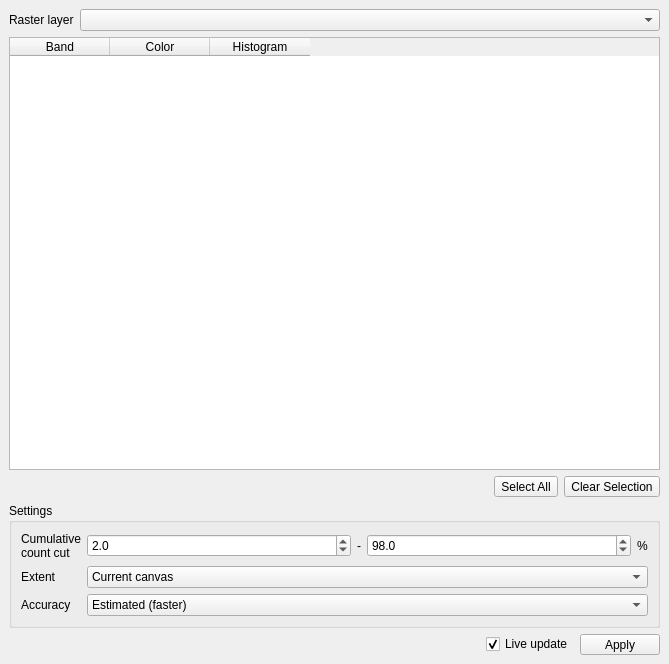
<?xml version="1.0" encoding="UTF-8"?>
<ui version="4.0">
 <class>MainWindow</class>
 <widget class="QMainWindow" name="MainWindow">
  <property name="geometry">
   <rect>
    <x>0</x>
    <y>0</y>
    <width>669</width>
    <height>664</height>
   </rect>
  </property>
  <property name="windowTitle">
   <string>Enhanced Multiband Color Rendering</string>
  </property>
  <widget class="QWidget" name="centralwidget">
   <layout class="QVBoxLayout" name="verticalLayout" stretch="0,0,0,1,0">
    <item>
     <layout class="QFormLayout" name="formLayout_2">
      <item row="0" column="0">
       <widget class="QLabel" name="label_4">
        <property name="sizePolicy">
         <sizepolicy hsizetype="Fixed" vsizetype="Preferred">
          <horstretch>0</horstretch>
          <verstretch>0</verstretch>
         </sizepolicy>
        </property>
        <property name="text">
         <string>Raster layer</string>
        </property>
       </widget>
      </item>
      <item row="0" column="1">
       <widget class="QgsMapLayerComboBox" name="mLayer">
        <property name="currentIndex">
         <number>-1</number>
        </property>
        <property name="allowEmptyLayer">
         <bool>true</bool>
        </property>
       </widget>
      </item>
     </layout>
    </item>
    <item>
     <widget class="QTableWidget" name="mTable">
      <property name="selectionMode">
       <enum>QAbstractItemView::SingleSelection</enum>
      </property>
      <property name="selectionBehavior">
       <enum>QAbstractItemView::SelectRows</enum>
      </property>
      <attribute name="horizontalHeaderStretchLastSection">
       <bool>false</bool>
      </attribute>
      <column>
       <property name="text">
        <string>Band</string>
       </property>
      </column>
      <column>
       <property name="text">
        <string>Color</string>
       </property>
      </column>
      <column>
       <property name="text">
        <string>Histogram</string>
       </property>
      </column>
     </widget>
    </item>
    <item>
     <layout class="QHBoxLayout" name="horizontalLayout">
      <item>
       <spacer name="horizontalSpacer_2">
        <property name="orientation">
         <enum>Qt::Horizontal</enum>
        </property>
        <property name="sizeHint" stdset="0">
         <size>
          <width>40</width>
          <height>20</height>
         </size>
        </property>
       </spacer>
      </item>
      <item>
       <widget class="QToolButton" name="mSelectAll">
        <property name="text">
         <string>Select All</string>
        </property>
       </widget>
      </item>
      <item>
       <widget class="QToolButton" name="mClearSelection">
        <property name="text">
         <string>Clear Selection</string>
        </property>
       </widget>
      </item>
     </layout>
    </item>
    <item>
     <widget class="QgsCollapsibleGroupBox" name="mGroupBox">
      <property name="sizePolicy">
       <sizepolicy hsizetype="Preferred" vsizetype="Fixed">
        <horstretch>0</horstretch>
        <verstretch>0</verstretch>
       </sizepolicy>
      </property>
      <property name="title">
       <string>Settings</string>
      </property>
      <layout class="QVBoxLayout" name="verticalLayout_2">
       <item>
        <layout class="QFormLayout" name="formLayout_3">
         <item row="1" column="0">
          <widget class="QLabel" name="label_34">
           <property name="sizePolicy">
            <sizepolicy hsizetype="Fixed" vsizetype="Preferred">
             <horstretch>0</horstretch>
             <verstretch>0</verstretch>
            </sizepolicy>
           </property>
           <property name="text">
            <string>Extent</string>
           </property>
          </widget>
         </item>
         <item row="1" column="1">
          <widget class="QComboBox" name="mExtent">
           <property name="toolTip">
            <string>The Statistics extent.</string>
           </property>
           <property name="currentIndex">
            <number>1</number>
           </property>
           <item>
            <property name="text">
             <string>Whole raster</string>
            </property>
           </item>
           <item>
            <property name="text">
             <string>Current canvas</string>
            </property>
           </item>
          </widget>
         </item>
         <item row="2" column="0">
          <widget class="QLabel" name="label_35">
           <property name="sizePolicy">
            <sizepolicy hsizetype="Fixed" vsizetype="Preferred">
             <horstretch>0</horstretch>
             <verstretch>0</verstretch>
            </sizepolicy>
           </property>
           <property name="text">
            <string>Accuracy</string>
           </property>
          </widget>
         </item>
         <item row="2" column="1">
          <widget class="QComboBox" name="mAccuracy">
           <property name="toolTip">
            <string>The calculation accuracy.</string>
           </property>
           <property name="currentIndex">
            <number>0</number>
           </property>
           <item>
            <property name="text">
             <string>Estimated (faster)</string>
            </property>
           </item>
           <item>
            <property name="text">
             <string>Actual (slower)</string>
            </property>
           </item>
          </widget>
         </item>
         <item row="0" column="0">
          <widget class="QLabel" name="label_9">
           <property name="text">
            <string>Cumulative
count cut</string>
           </property>
          </widget>
         </item>
         <item row="0" column="1">
          <layout class="QHBoxLayout" name="horizontalLayout_6">
           <item>
            <widget class="QgsDoubleSpinBox" name="mP1">
             <property name="sizePolicy">
              <sizepolicy hsizetype="Preferred" vsizetype="Fixed">
               <horstretch>0</horstretch>
               <verstretch>0</verstretch>
              </sizepolicy>
             </property>
             <property name="decimals">
              <number>1</number>
             </property>
             <property name="maximum">
              <double>50.000000000000000</double>
             </property>
             <property name="value">
              <double>2.000000000000000</double>
             </property>
            </widget>
           </item>
           <item>
            <widget class="QLabel" name="label_10">
             <property name="sizePolicy">
              <sizepolicy hsizetype="Fixed" vsizetype="Preferred">
               <horstretch>0</horstretch>
               <verstretch>0</verstretch>
              </sizepolicy>
             </property>
             <property name="text">
              <string>-</string>
             </property>
            </widget>
           </item>
           <item>
            <widget class="QgsDoubleSpinBox" name="mP2">
             <property name="sizePolicy">
              <sizepolicy hsizetype="Preferred" vsizetype="Fixed">
               <horstretch>0</horstretch>
               <verstretch>0</verstretch>
              </sizepolicy>
             </property>
             <property name="decimals">
              <number>1</number>
             </property>
             <property name="minimum">
              <double>51.000000000000000</double>
             </property>
             <property name="value">
              <double>98.000000000000000</double>
             </property>
             <property name="clearValue">
              <bool>false</bool>
             </property>
            </widget>
           </item>
           <item>
            <widget class="QLabel" name="label_11">
             <property name="sizePolicy">
              <sizepolicy hsizetype="Fixed" vsizetype="Preferred">
               <horstretch>0</horstretch>
               <verstretch>0</verstretch>
              </sizepolicy>
             </property>
             <property name="text">
              <string>%</string>
             </property>
            </widget>
           </item>
          </layout>
         </item>
        </layout>
       </item>
      </layout>
     </widget>
    </item>
    <item>
     <layout class="QHBoxLayout" name="horizontalLayout_2">
      <item>
       <spacer name="horizontalSpacer">
        <property name="orientation">
         <enum>Qt::Horizontal</enum>
        </property>
        <property name="sizeHint" stdset="0">
         <size>
          <width>40</width>
          <height>20</height>
         </size>
        </property>
       </spacer>
      </item>
      <item>
       <widget class="QCheckBox" name="mLiveUpdate">
        <property name="toolTip">
         <string>Whether to auto-apply styling.</string>
        </property>
        <property name="text">
         <string>Live update</string>
        </property>
        <property name="checked">
         <bool>true</bool>
        </property>
       </widget>
      </item>
      <item>
       <widget class="QToolButton" name="mApply">
        <property name="sizePolicy">
         <sizepolicy hsizetype="Fixed" vsizetype="Fixed">
          <horstretch>0</horstretch>
          <verstretch>0</verstretch>
         </sizepolicy>
        </property>
        <property name="minimumSize">
         <size>
          <width>80</width>
          <height>0</height>
         </size>
        </property>
        <property name="toolTip">
         <string>Apply style.</string>
        </property>
        <property name="text">
         <string>Apply</string>
        </property>
       </widget>
      </item>
     </layout>
    </item>
   </layout>
  </widget>
 </widget>
 <customwidgets>
  <customwidget>
   <class>QgsCollapsibleGroupBox</class>
   <extends>QGroupBox</extends>
   <header>qgscollapsiblegroupbox.h</header>
   <container>1</container>
  </customwidget>
  <customwidget>
   <class>QgsDoubleSpinBox</class>
   <extends>QDoubleSpinBox</extends>
   <header>qgsdoublespinbox.h</header>
  </customwidget>
  <customwidget>
   <class>QgsMapLayerComboBox</class>
   <extends>QComboBox</extends>
   <header>qgsmaplayercombobox.h</header>
  </customwidget>
 </customwidgets>
 <resources/>
 <connections/>
</ui>
